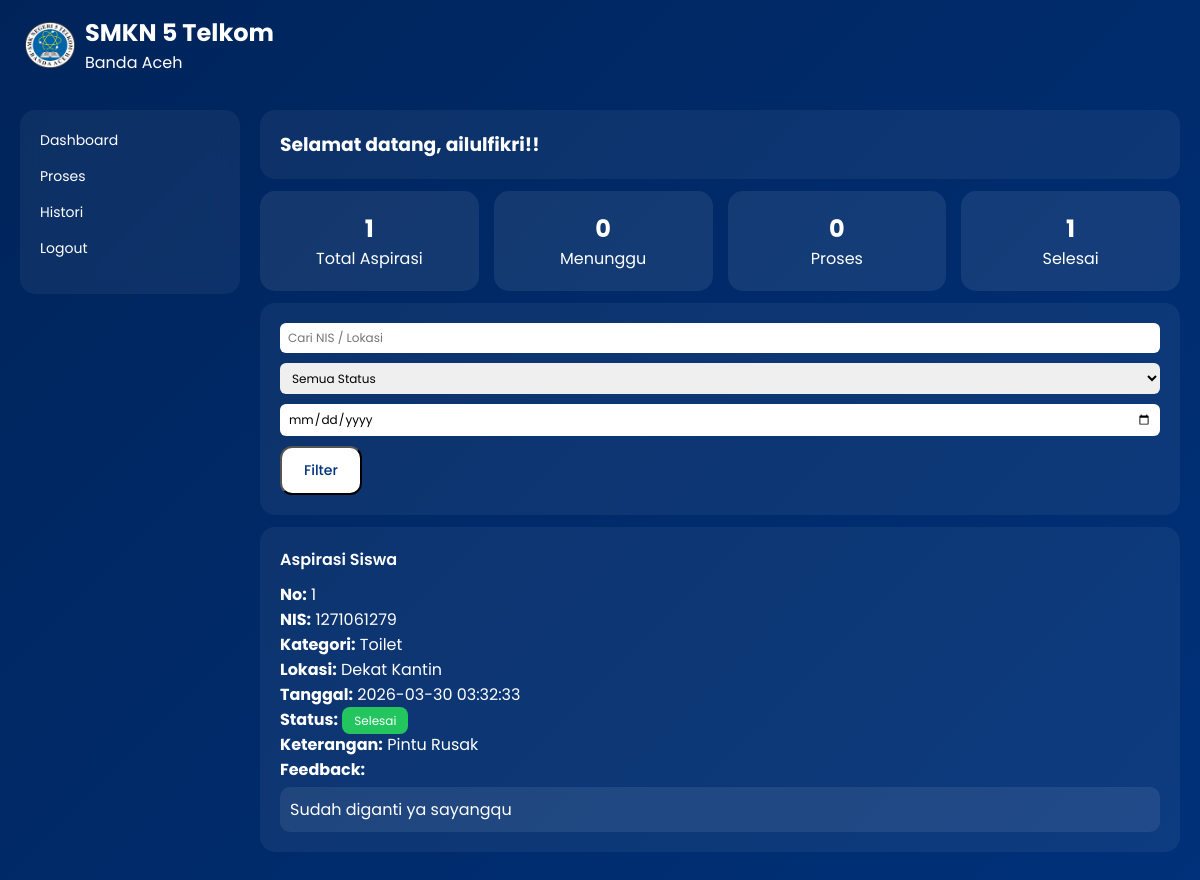
The app's page /aspirasisiswa/dashboard-admin.php (signed in) with its own data.
### tables this page shows
CREATE TABLE `tb_input_aspirasi` (
  `id_pelaporan` int(5) NOT NULL,
  `nis` int(10) NOT NULL,
  `id_kategori` int(5) NOT NULL,
  `lokasi` varchar(50) NOT NULL,
  `ket` varchar(50) NOT NULL,
  `tgl_input` datetime DEFAULT current_timestamp()
);

CREATE TABLE `tb_kategori` (
  `id_kategori` int(5) NOT NULL,
  `ket_kategori` varchar(50) NOT NULL
);

CREATE TABLE `tb_aspirasi` (
  `id_aspirasi` int(5) NOT NULL,
  `status` enum('menunggu','proses','selesai') NOT NULL,
  `id_pelaporan` int(5) NOT NULL,
  `feedback` text NOT NULL,
  `tgl_input` timestamp NOT NULL DEFAULT current_timestamp()
);

### aspirasisiswa/dashboard-admin.php (the view, shortened to what this page needs)
<?php
    include 'db.php';
    $query = mysqli_query($conn, "
            SELECT COUNT(*) as total_aspirasi
            FROM tb_input_aspirasi
        ");
    $selesai = mysqli_query($conn, "
            SELECT COUNT(*) as total_selesai
            FROM tb_aspirasi WHERE status ='selesai'
        ");
    $menunggu = mysqli_query($conn, "
            SELECT COUNT(*) as total_menunggu
            FROM tb_aspirasi WHERE status ='menunggu'
        ");
    $proses = mysqli_query($conn, "
            SELECT COUNT(*) as total_proses
            FROM tb_aspirasi WHERE status ='proses'
        ");
    $data = mysqli_fetch_assoc($query);
    $done = mysqli_fetch_assoc($selesai);
    $waiting = mysqli_fetch_assoc($menunggu);
    $process = mysqli_fetch_assoc($proses);
?>
<!DOCTYPE html>
<html lang="id">
<head>
<link rel="stylesheet" type="text/css" href="style.css">
</head>
<body>
<div class="header">
    <img src="img/logo.png" class="logo-header">
    <div>
        <h2>SMKN 5 Telkom</h2>
        <p>Banda Aceh</p>
    </div>
</div>
<div class="container">
    <div class="sidebar">
        <a href="dashboard-admin.php">Dashboard</a>
        <a href="update-aspirasi-admin.php">Proses</a>
        <a href="Histori.php">Histori</a>
        <a href="keluar.php">Logout</a>
    </div>
    <div class="konten">
        <div class="card">
            <h3>Selamat datang, <?php echo $_SESSION['a_global']->username ?>!! </h3>
        </div>
        <div class="statistik">
            <div class="box-stat">
                <h1><?php echo $data['total_aspirasi']; ?></h1>
                <p>Total Aspirasi</p>
            </div>
            <div class="box-stat">
                <h1><?php echo $waiting['total_menunggu']; ?></h1>
                <p>Menunggu</p>
            </div>
            <div class="box-stat">
                <h1><?php echo $process['total_proses']; ?></h1>
                <p>Proses</p>
            </div>
            <div class="box-stat">
                <h1><?php echo $done['total_selesai']; ?></h1>
                <p>Selesai</p>
            </div>
        </div>
        <div class="card">
    <form method="GET" class="form-filter">
        <input type="text" name="cari" placeholder="Cari NIS / Lokasi"
        value="<?php echo isset($_GET['cari']) ? $_GET['cari'] : ''; ?>"
        class="input-text">
        <select name="status" class="input-select">
            <option value="">Semua Status</option>
        </select>
        <input type="date" name="tanggal"
        value="<?php echo isset($_GET['tanggal']) ? $_GET['tanggal'] : ''; ?>"
        class="input-text">
        <button type="submit" class="tombol tombol-utama">Filter</button>
    </form>
</div>
        <?php
        $no = 1;
$where = "WHERE 1=1";
$aspirasi = mysqli_query($conn, "
    SELECT
        a.*,
        b.status,
        b.feedback,
        c.ket_kategori
    FROM tb_input_aspirasi a
    LEFT JOIN tb_aspirasi b
        ON a.id_pelaporan = b.id_pelaporan
    LEFT JOIN tb_kategori c
        ON a.id_kategori = c.id_kategori
    $where
    ORDER BY
        FIELD(b.status, 'selesai', 'proses', 'menunggu'),
        a.id_pelaporan DESC
");
        if(mysqli_num_rows($aspirasi) > 0){
            while ($row = mysqli_fetch_array($aspirasi)) {
                $status = $row['status'];
                if($status == 'selesai'){
                    $warna = "selesai";
                }elseif($status == 'proses'){
                    $warna = "proses";
                }elseif($status == 'menunggu'){
                    $warna = "menunggu";
                }else{
                    $warna = "default";
                }
        ?>
        <div class="card aspirasi">
            <div class="judul-card">Aspirasi Siswa</div>
            <p><b>No:</b> <?php echo $no++; ?></p>
            <p><b>NIS:</b> <?php echo $row['nis']; ?></p>
            <p><b>Kategori:</b> <?php echo $row['ket_kategori']; ?></p>
            <p><b>Lokasi:</b> <?php echo $row['lokasi']; ?></p>
            <p><b>Tanggal:</b> <?php echo $row['tgl_input']; ?></p>
            <p>
                <b>Status:</b>
                <span class="status <?php echo $warna; ?>">
                    <?php echo $status ? ucwords($status) : 'Belum diproses'; ?>
                </span>
            </p>
            <p><b>Keterangan:</b> <?php echo $row['ket']; ?></p>
            <p><b>Feedback:</b></p>
            <div class="feedback">
                <?php echo $row['feedback'] ? $row['feedback'] : 'Belum ada jawaban'; ?>
            </div>
        </div>
        <?php
            }
        } ?>
    </div>
</div>
</body>
</html>

### aspirasisiswa/style.css (style rules this page uses)
* { margin: 0; padding: 0; box-sizing: border-box; font-family: 'Poppins', sans-serif; }
.tombol { padding: 12px 22px; border-radius: 12px; font-size: 14px; font-weight: 500; text-decoration: none; transition: 0.3s; }
.tombol-utama { background: white; color: #00317A; }
body { background: linear-gradient(135deg, #00245a, #00317A); color: white; }
.header { display: flex; align-items: center; padding: 15px 25px; }
.logo-header { width: 50px; margin-right: 10px; }
.container { display: flex; padding: 20px; gap: 20px; }
.sidebar { width: 220px; background: rgba(255,255,255,0.05); backdrop-filter: blur(10px); border-radius: 15px; padding: 20px; height: fit-content; }
.sidebar a { display: block; color: white; text-decoration: none; margin-bottom: 15px; font-size: 14px; transition: 0.3s; }
.konten { flex: 1; margin-bottom: 12px; }
.card { background: rgba(255,255,255,0.05); border-radius: 15px; padding: 20px; margin-bottom: 12px; }
.statistik { margin-bottom: 12px; display: flex; flex-wrap: wrap; gap: 15px; justify-content: center; }
.box-stat { flex: 1; min-width: 180px; text-align: center; padding: 20px; border-radius: 15px; background: rgba(255,255,255,0.08); }
.box-stat h1 { font-size: 24px; }
.status { padding: 5px 12px; border-radius: 8px; font-size: 12px; color: white; }
.selesai { background: #22c55e; }
.aspirasi { margin-bottom: 20px; }
.judul-card { font-weight: 600; margin-bottom: 10px; }
.feedback { background: rgba(255,255,255,0.08); padding: 10px; border-radius: 10px; margin-top: 5px; }
.input-text, .input-select { width: 100%; padding: 6px 8px; border-radius: 6px; border: none; outline: none; font-size: 12px; }
.form-filter { display: flex; flex-wrap: wrap; gap: 10px; align-items: center; }
.form-filter input, .form-filter select { min-width: 150px; }

### records on screen
tb_input_aspirasi: nis "1271061279", id_kategori.ket_kategori "Toilet", lokasi "Dekat Kantin", tgl_input "2026-03-30 03:32:33", tb_aspirasi.status "Selesai", ket "Pintu Rusak", tb_aspirasi.feedback "Sudah diganti ya sayangqu"

### other values on screen
$_SESSION['a_global']->username "ailulfikri"
$data['total_aspirasi'] "1"
$waiting['total_menunggu'] "0"
$process['total_proses'] "0"
$done['total_selesai'] "1"
